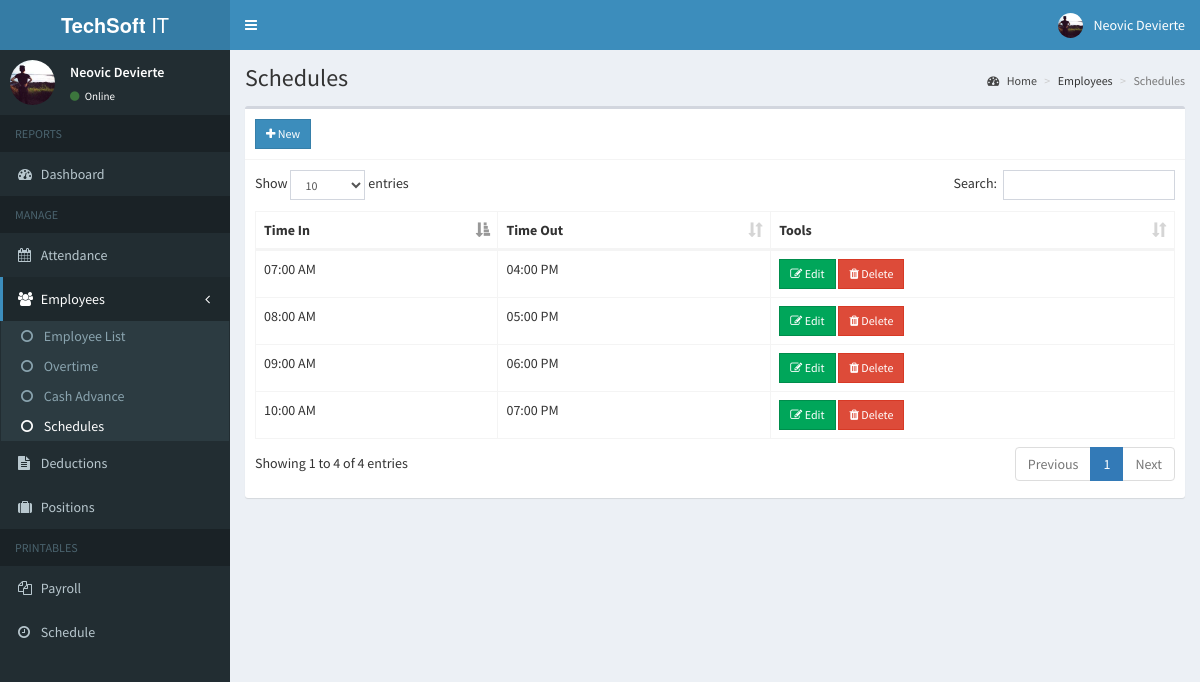
Screenshot of /admin/schedule.php (signed in) with the database file from the repository.
### tables this page shows
CREATE TABLE `schedules` (
  `id` int(11) NOT NULL,
  `time_in` time NOT NULL,
  `time_out` time NOT NULL
);

### admin/includes/session.php (called while the page is built, shortened)
<?php
	include 'includes/conn.php';
	$sql = "SELECT * FROM admin WHERE id = '".$_SESSION['admin']."'";
	$query = $conn->query($sql);
	$user = $query->fetch_assoc();
?>

### admin/schedule.php (the view, shortened to what this page needs)
<?php include 'includes/session.php'; ?>
<?php include 'includes/header.php'; ?>
<body class="hold-transition skin-blue sidebar-mini">
<div class="wrapper">
  <?php include 'includes/navbar.php'; ?>
  <?php include 'includes/menubar.php'; ?>
  <div class="content-wrapper">
    <section class="content-header">
      <h1>
        Schedules
      </h1>
      <ol class="breadcrumb">
        <li><a href="#"><i class="fa fa-dashboard"></i> Home</a></li>
        <li>Employees</li>
        <li class="active">Schedules</li>
      </ol>
    </section>
    <section class="content">
      <div class="row">
        <div class="col-xs-12">
          <div class="box">
            <div class="box-header with-border">
              <a href="#addnew" data-toggle="modal" class="btn btn-primary btn-sm btn-flat"><i class="fa fa-plus"></i> New</a>
            </div>
            <div class="box-body">
              <table id="example1" class="table table-bordered">
                <thead>
                  <th>Time In</th>
                  <th>Time Out</th>
                  <th>Tools</th>
                </thead>
                <tbody>
                  <?php
                    $sql = "SELECT * FROM schedules";
                    $query = $conn->query($sql);
                    while($row = $query->fetch_assoc()){
                      echo "
                        <tr>
                          <td>".date('h:i A', strtotime($row['time_in']))."</td>
                          <td>".date('h:i A', strtotime($row['time_out']))."</td>
                          <td>
                            <button class='btn btn-success btn-sm edit btn-flat' data-id='".$row['id']."'><i class='fa fa-edit'></i> Edit</button>
                            <button class='btn btn-danger btn-sm delete btn-flat' data-id='".$row['id']."'><i class='fa fa-trash'></i> Delete</button>
                          </td>
                        </tr>
                      ";
                    }
                  ?>
                </tbody>
              </table>
            </div>
          </div>
        </div>
      </div>
    </section>
  </div>
</div>
</body>
</html>

### admin/includes/navbar.php (shortened to what this page needs)
<header class="main-header">
    <a href="index2.html" class="logo">
      <span class="logo-lg"><b>TechSoft</b> IT</span>
    </a>
    <nav class="navbar navbar-static-top">
      <a href="#" class="sidebar-toggle" data-toggle="push-menu" role="button">
      </a>
      <div class="navbar-custom-menu">
        <ul class="nav navbar-nav">
          <li class="dropdown user user-menu">
            <a href="#" class="dropdown-toggle" data-toggle="dropdown">
              <img src="<?php echo (!empty($user['photo'])) ? '../images/'.$user['photo'] : '../images/profile.jpg'; ?>" class="user-image" alt="User Image">
              <span class="hidden-xs"><?php echo $user['firstname'].' '.$user['lastname']; ?></span>
            </a>
          </li>
        </ul>
      </div>
    </nav>
  </header>

### admin/includes/menubar.php
<aside class="main-sidebar">
    <section class="sidebar">
      <div class="user-panel">
        <div class="pull-left image">
          <img src="<?php echo (!empty($user['photo'])) ? '../images/'.$user['photo'] : '../images/profile.jpg'; ?>" class="img-circle" alt="User Image">
        </div>
        <div class="pull-left info">
          <p><?php echo $user['firstname'].' '.$user['lastname']; ?></p>
          <a><i class="fa fa-circle text-success"></i> Online</a>
        </div>
      </div>
      <ul class="sidebar-menu" data-widget="tree">
        <li class="header">REPORTS</li>
        <li class=""><a href="home.php"><i class="fa fa-dashboard"></i> <span>Dashboard</span></a></li>
        <li class="header">MANAGE</li>
        <li><a href="attendance.php"><i class="fa fa-calendar"></i> <span>Attendance</span></a></li>
        <li class="treeview">
          <a href="#">
            <i class="fa fa-users"></i>
            <span>Employees</span>
            <span class="pull-right-container">
              <i class="fa fa-angle-left pull-right"></i>
            </span>
          </a>
          <ul class="treeview-menu">
            <li><a href="employee.php"><i class="fa fa-circle-o"></i> Employee List</a></li>
            <li><a href="overtime.php"><i class="fa fa-circle-o"></i> Overtime</a></li>
            <li><a href="cashadvance.php"><i class="fa fa-circle-o"></i> Cash Advance</a></li>
            <li><a href="schedule.php"><i class="fa fa-circle-o"></i> Schedules</a></li>
          </ul>
        </li>
        <li><a href="deduction.php"><i class="fa fa-file-text"></i> Deductions</a></li>
        <li><a href="position.php"><i class="fa fa-suitcase"></i> Positions</a></li>
        <li class="header">PRINTABLES</li>
        <li><a href="payroll.php"><i class="fa fa-files-o"></i> <span>Payroll</span></a></li>
        <li><a href="schedule_employee.php"><i class="fa fa-clock-o"></i> <span>Schedule</span></a></li>
      </ul>
    </section>
  </aside>

### rows the page displays
schedules: time_in "07:00 AM", time_out "04:00 PM"
schedules: time_in "08:00 AM", time_out "05:00 PM"
schedules: time_in "09:00 AM", time_out "06:00 PM"
schedules: time_in "10:00 AM", time_out "07:00 PM"

### other values shown
$user['firstname'] "Neovic"
$user['lastname'] "Devierte"
